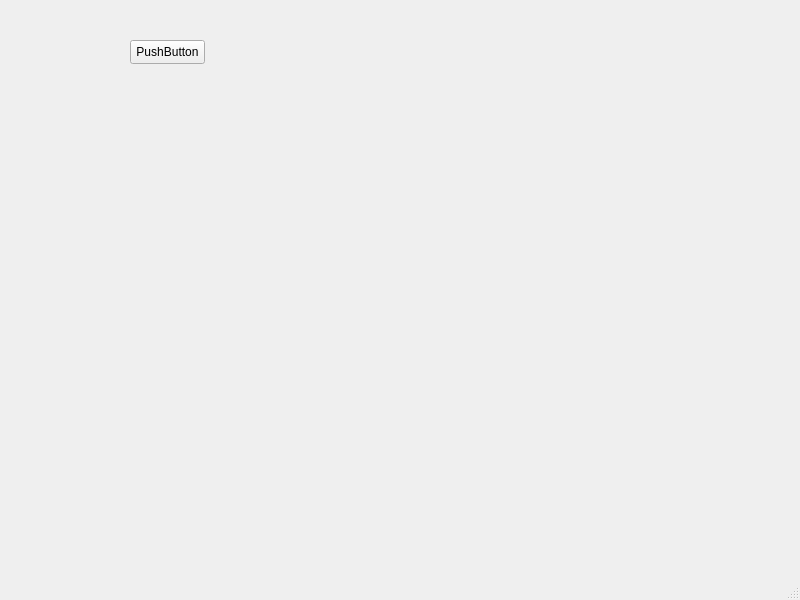
<?xml version="1.0" encoding="UTF-8"?>
<ui version="4.0">
 <class>puntob</class>
 <widget class="QMainWindow" name="puntob">
  <property name="geometry">
   <rect>
    <x>0</x>
    <y>0</y>
    <width>800</width>
    <height>600</height>
   </rect>
  </property>
  <property name="windowTitle">
   <string>MainWindow</string>
  </property>
  <widget class="QWidget" name="centralwidget">
   <widget class="QPushButton" name="pushButton">
    <property name="geometry">
     <rect>
      <x>130</x>
      <y>40</y>
      <width>75</width>
      <height>24</height>
     </rect>
    </property>
    <property name="text">
     <string>PushButton</string>
    </property>
   </widget>
  </widget>
  <widget class="QMenuBar" name="menubar">
   <property name="geometry">
    <rect>
     <x>0</x>
     <y>0</y>
     <width>800</width>
     <height>22</height>
    </rect>
   </property>
  </widget>
  <widget class="QStatusBar" name="statusbar"/>
 </widget>
 <resources/>
 <connections/>
</ui>
